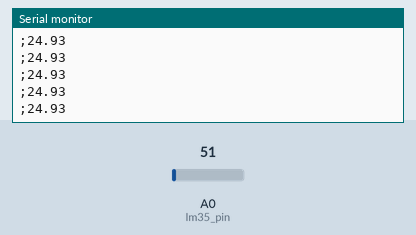
Recording of a sketch running on a simulated Arduino Uno, built with avr-gcc and run on an emulated ATmega328P. On the bench: the last lines printed to the serial monitor. Inputs (shaded band) come from the test bench; at power-on: A0 (lm35_pin) = 51.

Above: at 1.2 s.
1.3 s: A0 (lm35_pin) set to 61
At 2.0 s:
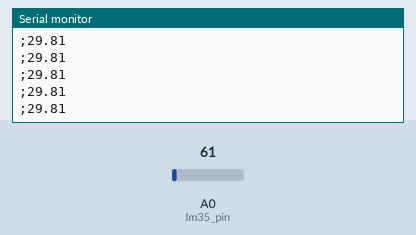
2.8 s: A0 (lm35_pin) set to 71
At 3.6 s:
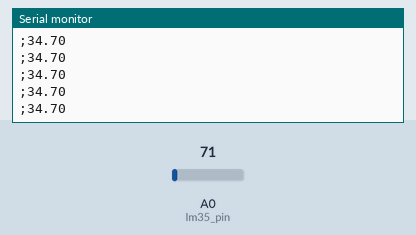
Timing chart, 0 to 5.8 s (numbered marks = the images above; inputs shaded):
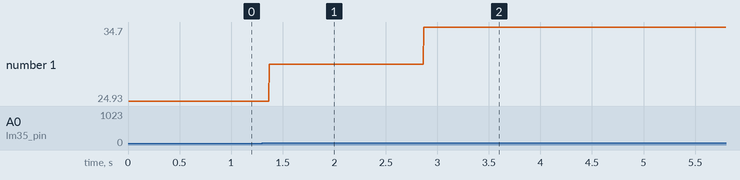

Measured:
- after the input at 1.3 s, the serial monitor: prints a new line after 0.07 s (image 1)
- after the input at 2.8 s, the serial monitor: prints a new line after 0.07 s (image 2)
- plotted number 1: 24.93 → 29.81 after the input at 1.3 s, 29.81 → 34.7 after the input at 2.8 s

The sketch:

lm35.ino
```cpp
int lm35_pin = A0, leitura_lm35 = 0;
float temperatura;


void setup() {
  // put your setup code here, to run once:

Serial.begin(9600);
}

void loop() {
  // put your main code here, to run repeatedly:
  leitura_lm35 = analogRead(lm35_pin);
  temperatura = leitura_lm35 * (5.0/1023) * 100;
  Serial.println(temperatura);
  Serial.print(";");
}
```
